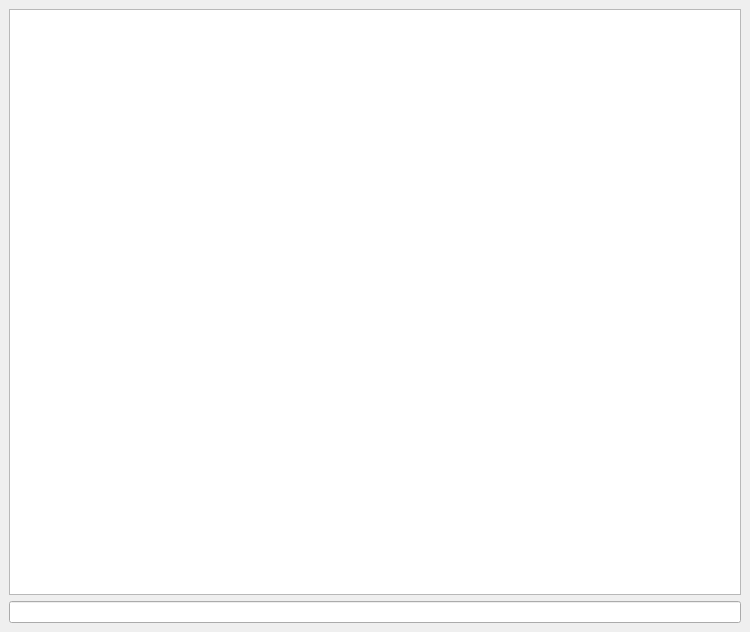
<?xml version="1.0" encoding="UTF-8"?>
<ui version="4.0">
 <class>MainWindow</class>
 <widget class="QMainWindow" name="MainWindow">
  <property name="geometry">
   <rect>
    <x>0</x>
    <y>0</y>
    <width>750</width>
    <height>632</height>
   </rect>
  </property>
  <property name="sizePolicy">
   <sizepolicy hsizetype="Fixed" vsizetype="Fixed">
    <horstretch>0</horstretch>
    <verstretch>0</verstretch>
   </sizepolicy>
  </property>
  <property name="minimumSize">
   <size>
    <width>750</width>
    <height>395</height>
   </size>
  </property>
  <property name="windowTitle">
   <string>Chatprogram</string>
  </property>
  <widget class="QWidget" name="centralwidget">
   <property name="sizePolicy">
    <sizepolicy hsizetype="Fixed" vsizetype="Fixed">
     <horstretch>0</horstretch>
     <verstretch>0</verstretch>
    </sizepolicy>
   </property>
   <property name="minimumSize">
    <size>
     <width>712</width>
     <height>401</height>
    </size>
   </property>
   <layout class="QGridLayout" name="gridLayout">
    <item row="2" column="0">
     <widget class="QLineEdit" name="input"/>
    </item>
    <item row="0" column="0">
     <widget class="QTextEdit" name="output"/>
    </item>
   </layout>
  </widget>
 </widget>
 <resources/>
 <connections/>
</ui>
